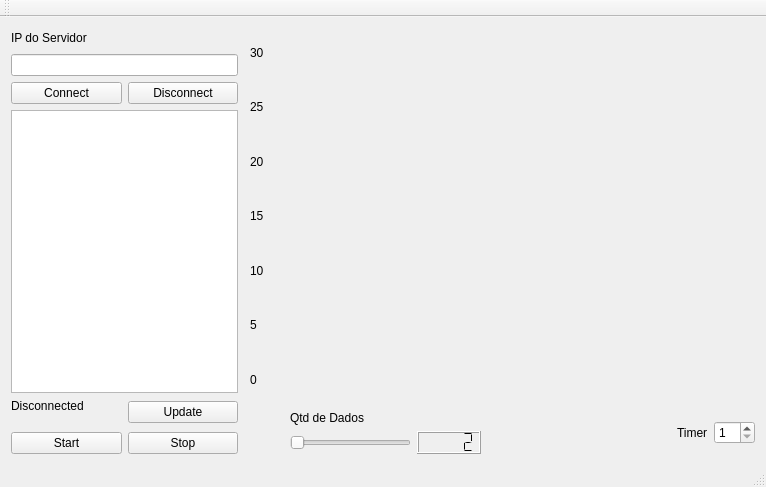
<?xml version="1.0" encoding="UTF-8"?>
<ui version="4.0">
 <class>MainWindow</class>
 <widget class="QMainWindow" name="MainWindow">
  <property name="geometry">
   <rect>
    <x>0</x>
    <y>0</y>
    <width>766</width>
    <height>487</height>
   </rect>
  </property>
  <property name="windowTitle">
   <string>MainWindow</string>
  </property>
  <widget class="QWidget" name="centralWidget">
   <layout class="QHBoxLayout" name="horizontalLayout_10" stretch="45,1,100">
    <item>
     <layout class="QVBoxLayout" name="verticalLayout_6" stretch="0,0,90,0,0">
      <item>
       <layout class="QVBoxLayout" name="verticalLayout_4">
        <item>
         <layout class="QHBoxLayout" name="horizontalLayout_6">
          <item>
           <widget class="QLabel" name="label">
            <property name="text">
             <string>IP do Servidor</string>
            </property>
            <property name="scaledContents">
             <bool>false</bool>
            </property>
            <property name="wordWrap">
             <bool>false</bool>
            </property>
           </widget>
          </item>
          <item>
           <spacer name="horizontalSpacer">
            <property name="orientation">
             <enum>Qt::Horizontal</enum>
            </property>
            <property name="sizeHint" stdset="0">
             <size>
              <width>40</width>
              <height>20</height>
             </size>
            </property>
           </spacer>
          </item>
         </layout>
        </item>
        <item>
         <widget class="QLineEdit" name="lineEdit_IP"/>
        </item>
       </layout>
      </item>
      <item>
       <layout class="QHBoxLayout" name="horizontalLayout_5">
        <item>
         <widget class="QPushButton" name="pushButton_Connect">
          <property name="text">
           <string>Connect</string>
          </property>
         </widget>
        </item>
        <item>
         <widget class="QPushButton" name="pushButton_Disconnect">
          <property name="text">
           <string>Disconnect</string>
          </property>
         </widget>
        </item>
       </layout>
      </item>
      <item>
       <widget class="QListWidget" name="listWidget"/>
      </item>
      <item>
       <layout class="QHBoxLayout" name="horizontalLayout_8">
        <item>
         <layout class="QVBoxLayout" name="verticalLayout_5" stretch="90,0">
          <item>
           <widget class="QLabel" name="label_Status">
            <property name="text">
             <string>Disconnected</string>
            </property>
           </widget>
          </item>
          <item>
           <spacer name="verticalSpacer_3">
            <property name="orientation">
             <enum>Qt::Vertical</enum>
            </property>
            <property name="sizeHint" stdset="0">
             <size>
              <width>20</width>
              <height>13</height>
             </size>
            </property>
           </spacer>
          </item>
         </layout>
        </item>
        <item>
         <widget class="QPushButton" name="pushButton_Listar">
          <property name="text">
           <string>Update</string>
          </property>
         </widget>
        </item>
       </layout>
      </item>
      <item>
       <layout class="QHBoxLayout" name="horizontalLayout_7">
        <item>
         <widget class="QPushButton" name="pushButtonStart">
          <property name="text">
           <string>Start</string>
          </property>
         </widget>
        </item>
        <item>
         <widget class="QPushButton" name="pushButtonGet_Stop">
          <property name="text">
           <string>Stop</string>
          </property>
         </widget>
        </item>
       </layout>
      </item>
     </layout>
    </item>
    <item>
     <spacer name="horizontalSpacer_3">
      <property name="orientation">
       <enum>Qt::Horizontal</enum>
      </property>
      <property name="sizeHint" stdset="0">
       <size>
        <width>2</width>
        <height>20</height>
       </size>
      </property>
     </spacer>
    </item>
    <item>
     <layout class="QVBoxLayout" name="verticalLayout_7" stretch="300,1,0">
      <item>
       <layout class="QHBoxLayout" name="horizontalLayout_3" stretch="1,99">
        <item>
         <layout class="QVBoxLayout" name="verticalLayout">
          <item>
           <widget class="QLabel" name="label_6">
            <property name="text">
             <string>30</string>
            </property>
           </widget>
          </item>
          <item>
           <widget class="QLabel" name="label_10">
            <property name="text">
             <string>25</string>
            </property>
           </widget>
          </item>
          <item>
           <widget class="QLabel" name="label_9">
            <property name="text">
             <string>20</string>
            </property>
           </widget>
          </item>
          <item>
           <widget class="QLabel" name="label_5">
            <property name="text">
             <string>15</string>
            </property>
           </widget>
          </item>
          <item>
           <widget class="QLabel" name="label_8">
            <property name="text">
             <string>10</string>
            </property>
           </widget>
          </item>
          <item>
           <widget class="QLabel" name="label_7">
            <property name="text">
             <string>5</string>
            </property>
           </widget>
          </item>
          <item>
           <widget class="QLabel" name="label_4">
            <property name="text">
             <string>0</string>
            </property>
           </widget>
          </item>
         </layout>
        </item>
        <item>
         <layout class="QVBoxLayout" name="verticalLayout_2" stretch="5,90,5">
          <item>
           <spacer name="verticalSpacer">
            <property name="orientation">
             <enum>Qt::Vertical</enum>
            </property>
            <property name="sizeHint" stdset="0">
             <size>
              <width>20</width>
              <height>5</height>
             </size>
            </property>
           </spacer>
          </item>
          <item>
           <widget class="Plotter" name="widget" native="true"/>
          </item>
          <item>
           <spacer name="verticalSpacer_2">
            <property name="orientation">
             <enum>Qt::Vertical</enum>
            </property>
            <property name="sizeHint" stdset="0">
             <size>
              <width>20</width>
              <height>5</height>
             </size>
            </property>
           </spacer>
          </item>
         </layout>
        </item>
       </layout>
      </item>
      <item>
       <spacer name="verticalSpacer_4">
        <property name="orientation">
         <enum>Qt::Vertical</enum>
        </property>
        <property name="sizeHint" stdset="0">
         <size>
          <width>20</width>
          <height>13</height>
         </size>
        </property>
       </spacer>
      </item>
      <item>
       <layout class="QHBoxLayout" name="horizontalLayout_9" stretch="0,90">
        <item>
         <spacer name="horizontalSpacer_4">
          <property name="orientation">
           <enum>Qt::Horizontal</enum>
          </property>
          <property name="sizeHint" stdset="0">
           <size>
            <width>40</width>
            <height>20</height>
           </size>
          </property>
         </spacer>
        </item>
        <item>
         <layout class="QHBoxLayout" name="horizontalLayout_4" stretch="0,0,0">
          <item>
           <layout class="QVBoxLayout" name="verticalLayout_3">
            <item>
             <widget class="QLabel" name="label_3">
              <property name="text">
               <string>Qtd de Dados</string>
              </property>
             </widget>
            </item>
            <item>
             <layout class="QHBoxLayout" name="horizontalLayout">
              <item>
               <widget class="QSlider" name="horizontalSlider_dados">
                <property name="minimum">
                 <number>2</number>
                </property>
                <property name="maximum">
                 <number>50</number>
                </property>
                <property name="orientation">
                 <enum>Qt::Horizontal</enum>
                </property>
               </widget>
              </item>
              <item>
               <widget class="QLCDNumber" name="lcdNumber">
                <property name="segmentStyle">
                 <enum>QLCDNumber::Flat</enum>
                </property>
                <property name="intValue" stdset="0">
                 <number>2</number>
                </property>
               </widget>
              </item>
             </layout>
            </item>
           </layout>
          </item>
          <item>
           <spacer name="horizontalSpacer_2">
            <property name="orientation">
             <enum>Qt::Horizontal</enum>
            </property>
            <property name="sizeHint" stdset="0">
             <size>
              <width>68</width>
              <height>20</height>
             </size>
            </property>
           </spacer>
          </item>
          <item>
           <layout class="QHBoxLayout" name="horizontalLayout_2" stretch="0,0">
            <item>
             <widget class="QLabel" name="label_2">
              <property name="text">
               <string>Timer</string>
              </property>
             </widget>
            </item>
            <item>
             <widget class="QSpinBox" name="spinBoxTimer">
              <property name="minimum">
               <number>1</number>
              </property>
              <property name="maximum">
               <number>10</number>
              </property>
             </widget>
            </item>
           </layout>
          </item>
         </layout>
        </item>
       </layout>
      </item>
     </layout>
    </item>
   </layout>
  </widget>
  <widget class="QMenuBar" name="menuBar">
   <property name="geometry">
    <rect>
     <x>0</x>
     <y>0</y>
     <width>766</width>
     <height>22</height>
    </rect>
   </property>
  </widget>
  <widget class="QToolBar" name="mainToolBar">
   <attribute name="toolBarArea">
    <enum>TopToolBarArea</enum>
   </attribute>
   <attribute name="toolBarBreak">
    <bool>false</bool>
   </attribute>
  </widget>
  <widget class="QStatusBar" name="statusBar"/>
 </widget>
 <layoutdefault spacing="6" margin="11"/>
 <customwidgets>
  <customwidget>
   <class>Plotter</class>
   <extends>QWidget</extends>
   <header>plotter.h</header>
   <container>1</container>
  </customwidget>
 </customwidgets>
 <resources/>
 <connections>
  <connection>
   <sender>horizontalSlider_dados</sender>
   <signal>valueChanged(int)</signal>
   <receiver>lcdNumber</receiver>
   <slot>display(int)</slot>
   <hints>
    <hint type="sourcelabel">
     <x>429</x>
     <y>403</y>
    </hint>
    <hint type="destinationlabel">
     <x>488</x>
     <y>400</y>
    </hint>
   </hints>
  </connection>
 </connections>
</ui>
